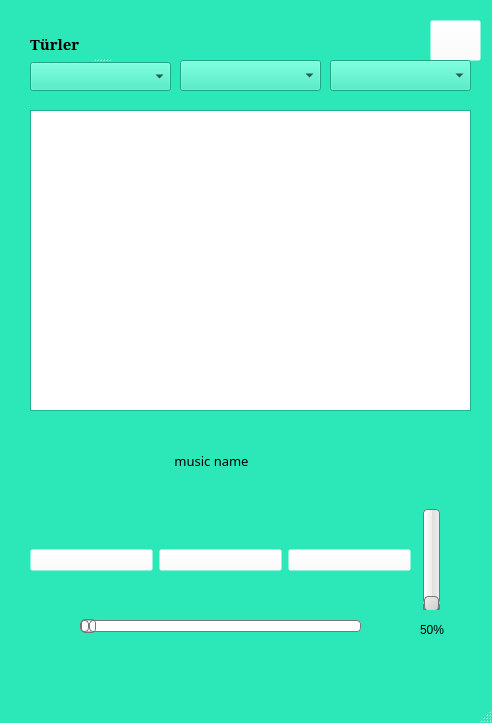
<?xml version="1.0" encoding="UTF-8"?>
<ui version="4.0">
 <class>HDMuzikcehennemi</class>
 <widget class="QMainWindow" name="HDMuzikcehennemi">
  <property name="geometry">
   <rect>
    <x>0</x>
    <y>0</y>
    <width>492</width>
    <height>723</height>
   </rect>
  </property>
  <property name="palette">
   <palette>
    <active>
     <colorrole role="WindowText">
      <brush brushstyle="SolidPattern">
       <color alpha="255">
        <red>0</red>
        <green>0</green>
        <blue>0</blue>
       </color>
      </brush>
     </colorrole>
     <colorrole role="Button">
      <brush brushstyle="SolidPattern">
       <color alpha="255">
        <red>44</red>
        <green>232</green>
        <blue>185</blue>
       </color>
      </brush>
     </colorrole>
     <colorrole role="Light">
      <brush brushstyle="SolidPattern">
       <color alpha="255">
        <red>141</red>
        <green>255</green>
        <blue>227</blue>
       </color>
      </brush>
     </colorrole>
     <colorrole role="Midlight">
      <brush brushstyle="SolidPattern">
       <color alpha="255">
        <red>92</red>
        <green>243</green>
        <blue>206</blue>
       </color>
      </brush>
     </colorrole>
     <colorrole role="Dark">
      <brush brushstyle="SolidPattern">
       <color alpha="255">
        <red>22</red>
        <green>116</green>
        <blue>92</blue>
       </color>
      </brush>
     </colorrole>
     <colorrole role="Mid">
      <brush brushstyle="SolidPattern">
       <color alpha="255">
        <red>29</red>
        <green>155</green>
        <blue>123</blue>
       </color>
      </brush>
     </colorrole>
     <colorrole role="Text">
      <brush brushstyle="SolidPattern">
       <color alpha="255">
        <red>0</red>
        <green>0</green>
        <blue>0</blue>
       </color>
      </brush>
     </colorrole>
     <colorrole role="BrightText">
      <brush brushstyle="SolidPattern">
       <color alpha="255">
        <red>255</red>
        <green>255</green>
        <blue>255</blue>
       </color>
      </brush>
     </colorrole>
     <colorrole role="ButtonText">
      <brush brushstyle="SolidPattern">
       <color alpha="255">
        <red>0</red>
        <green>0</green>
        <blue>0</blue>
       </color>
      </brush>
     </colorrole>
     <colorrole role="Base">
      <brush brushstyle="SolidPattern">
       <color alpha="255">
        <red>255</red>
        <green>255</green>
        <blue>255</blue>
       </color>
      </brush>
     </colorrole>
     <colorrole role="Window">
      <brush brushstyle="SolidPattern">
       <color alpha="255">
        <red>44</red>
        <green>232</green>
        <blue>185</blue>
       </color>
      </brush>
     </colorrole>
     <colorrole role="Shadow">
      <brush brushstyle="SolidPattern">
       <color alpha="255">
        <red>0</red>
        <green>0</green>
        <blue>0</blue>
       </color>
      </brush>
     </colorrole>
     <colorrole role="AlternateBase">
      <brush brushstyle="SolidPattern">
       <color alpha="255">
        <red>149</red>
        <green>243</green>
        <blue>220</blue>
       </color>
      </brush>
     </colorrole>
     <colorrole role="ToolTipBase">
      <brush brushstyle="SolidPattern">
       <color alpha="255">
        <red>255</red>
        <green>255</green>
        <blue>220</blue>
       </color>
      </brush>
     </colorrole>
     <colorrole role="ToolTipText">
      <brush brushstyle="SolidPattern">
       <color alpha="255">
        <red>0</red>
        <green>0</green>
        <blue>0</blue>
       </color>
      </brush>
     </colorrole>
    </active>
    <inactive>
     <colorrole role="WindowText">
      <brush brushstyle="SolidPattern">
       <color alpha="255">
        <red>0</red>
        <green>0</green>
        <blue>0</blue>
       </color>
      </brush>
     </colorrole>
     <colorrole role="Button">
      <brush brushstyle="SolidPattern">
       <color alpha="255">
        <red>44</red>
        <green>232</green>
        <blue>185</blue>
       </color>
      </brush>
     </colorrole>
     <colorrole role="Light">
      <brush brushstyle="SolidPattern">
       <color alpha="255">
        <red>141</red>
        <green>255</green>
        <blue>227</blue>
       </color>
      </brush>
     </colorrole>
     <colorrole role="Midlight">
      <brush brushstyle="SolidPattern">
       <color alpha="255">
        <red>92</red>
        <green>243</green>
        <blue>206</blue>
       </color>
      </brush>
     </colorrole>
     <colorrole role="Dark">
      <brush brushstyle="SolidPattern">
       <color alpha="255">
        <red>22</red>
        <green>116</green>
        <blue>92</blue>
       </color>
      </brush>
     </colorrole>
     <colorrole role="Mid">
      <brush brushstyle="SolidPattern">
       <color alpha="255">
        <red>29</red>
        <green>155</green>
        <blue>123</blue>
       </color>
      </brush>
     </colorrole>
     <colorrole role="Text">
      <brush brushstyle="SolidPattern">
       <color alpha="255">
        <red>0</red>
        <green>0</green>
        <blue>0</blue>
       </color>
      </brush>
     </colorrole>
     <colorrole role="BrightText">
      <brush brushstyle="SolidPattern">
       <color alpha="255">
        <red>255</red>
        <green>255</green>
        <blue>255</blue>
       </color>
      </brush>
     </colorrole>
     <colorrole role="ButtonText">
      <brush brushstyle="SolidPattern">
       <color alpha="255">
        <red>0</red>
        <green>0</green>
        <blue>0</blue>
       </color>
      </brush>
     </colorrole>
     <colorrole role="Base">
      <brush brushstyle="SolidPattern">
       <color alpha="255">
        <red>255</red>
        <green>255</green>
        <blue>255</blue>
       </color>
      </brush>
     </colorrole>
     <colorrole role="Window">
      <brush brushstyle="SolidPattern">
       <color alpha="255">
        <red>44</red>
        <green>232</green>
        <blue>185</blue>
       </color>
      </brush>
     </colorrole>
     <colorrole role="Shadow">
      <brush brushstyle="SolidPattern">
       <color alpha="255">
        <red>0</red>
        <green>0</green>
        <blue>0</blue>
       </color>
      </brush>
     </colorrole>
     <colorrole role="AlternateBase">
      <brush brushstyle="SolidPattern">
       <color alpha="255">
        <red>149</red>
        <green>243</green>
        <blue>220</blue>
       </color>
      </brush>
     </colorrole>
     <colorrole role="ToolTipBase">
      <brush brushstyle="SolidPattern">
       <color alpha="255">
        <red>255</red>
        <green>255</green>
        <blue>220</blue>
       </color>
      </brush>
     </colorrole>
     <colorrole role="ToolTipText">
      <brush brushstyle="SolidPattern">
       <color alpha="255">
        <red>0</red>
        <green>0</green>
        <blue>0</blue>
       </color>
      </brush>
     </colorrole>
    </inactive>
    <disabled>
     <colorrole role="WindowText">
      <brush brushstyle="SolidPattern">
       <color alpha="255">
        <red>22</red>
        <green>116</green>
        <blue>92</blue>
       </color>
      </brush>
     </colorrole>
     <colorrole role="Button">
      <brush brushstyle="SolidPattern">
       <color alpha="255">
        <red>44</red>
        <green>232</green>
        <blue>185</blue>
       </color>
      </brush>
     </colorrole>
     <colorrole role="Light">
      <brush brushstyle="SolidPattern">
       <color alpha="255">
        <red>141</red>
        <green>255</green>
        <blue>227</blue>
       </color>
      </brush>
     </colorrole>
     <colorrole role="Midlight">
      <brush brushstyle="SolidPattern">
       <color alpha="255">
        <red>92</red>
        <green>243</green>
        <blue>206</blue>
       </color>
      </brush>
     </colorrole>
     <colorrole role="Dark">
      <brush brushstyle="SolidPattern">
       <color alpha="255">
        <red>22</red>
        <green>116</green>
        <blue>92</blue>
       </color>
      </brush>
     </colorrole>
     <colorrole role="Mid">
      <brush brushstyle="SolidPattern">
       <color alpha="255">
        <red>29</red>
        <green>155</green>
        <blue>123</blue>
       </color>
      </brush>
     </colorrole>
     <colorrole role="Text">
      <brush brushstyle="SolidPattern">
       <color alpha="255">
        <red>22</red>
        <green>116</green>
        <blue>92</blue>
       </color>
      </brush>
     </colorrole>
     <colorrole role="BrightText">
      <brush brushstyle="SolidPattern">
       <color alpha="255">
        <red>255</red>
        <green>255</green>
        <blue>255</blue>
       </color>
      </brush>
     </colorrole>
     <colorrole role="ButtonText">
      <brush brushstyle="SolidPattern">
       <color alpha="255">
        <red>22</red>
        <green>116</green>
        <blue>92</blue>
       </color>
      </brush>
     </colorrole>
     <colorrole role="Base">
      <brush brushstyle="SolidPattern">
       <color alpha="255">
        <red>44</red>
        <green>232</green>
        <blue>185</blue>
       </color>
      </brush>
     </colorrole>
     <colorrole role="Window">
      <brush brushstyle="SolidPattern">
       <color alpha="255">
        <red>44</red>
        <green>232</green>
        <blue>185</blue>
       </color>
      </brush>
     </colorrole>
     <colorrole role="Shadow">
      <brush brushstyle="SolidPattern">
       <color alpha="255">
        <red>0</red>
        <green>0</green>
        <blue>0</blue>
       </color>
      </brush>
     </colorrole>
     <colorrole role="AlternateBase">
      <brush brushstyle="SolidPattern">
       <color alpha="255">
        <red>44</red>
        <green>232</green>
        <blue>185</blue>
       </color>
      </brush>
     </colorrole>
     <colorrole role="ToolTipBase">
      <brush brushstyle="SolidPattern">
       <color alpha="255">
        <red>255</red>
        <green>255</green>
        <blue>220</blue>
       </color>
      </brush>
     </colorrole>
     <colorrole role="ToolTipText">
      <brush brushstyle="SolidPattern">
       <color alpha="255">
        <red>0</red>
        <green>0</green>
        <blue>0</blue>
       </color>
      </brush>
     </colorrole>
    </disabled>
   </palette>
  </property>
  <property name="focusPolicy">
   <enum>Qt::ClickFocus</enum>
  </property>
  <property name="windowTitle">
   <string>HDMuzikcehennemi</string>
  </property>
  <property name="windowIcon">
   <iconset>
    <normaloff>istockphoto.jpg</normaloff>istockphoto.jpg</iconset>
  </property>
  <property name="toolTipDuration">
   <number>0</number>
  </property>
  <property name="iconSize">
   <size>
    <width>40</width>
    <height>40</height>
   </size>
  </property>
  <widget class="QWidget" name="centralwidget">
   <widget class="QLabel" name="deger">
    <property name="geometry">
     <rect>
      <x>130</x>
      <y>300</y>
      <width>55</width>
      <height>16</height>
     </rect>
    </property>
    <property name="text">
     <string/>
    </property>
   </widget>
   <widget class="QListWidget" name="listWidget">
    <property name="geometry">
     <rect>
      <x>30</x>
      <y>110</y>
      <width>441</width>
      <height>301</height>
     </rect>
    </property>
   </widget>
   <widget class="QSplitter" name="splitter_2">
    <property name="geometry">
     <rect>
      <x>30</x>
      <y>30</y>
      <width>141</width>
      <height>61</height>
     </rect>
    </property>
    <property name="orientation">
     <enum>Qt::Vertical</enum>
    </property>
    <widget class="QLabel" name="label">
     <property name="font">
      <font>
       <family>MS Serif</family>
       <pointsize>11</pointsize>
       <weight>75</weight>
       <bold>true</bold>
      </font>
     </property>
     <property name="text">
      <string>Türler</string>
     </property>
    </widget>
    <widget class="QComboBox" name="comboBox">
     <property name="font">
      <font>
       <pointsize>10</pointsize>
      </font>
     </property>
     <property name="toolTipDuration">
      <number>-1</number>
     </property>
     <property name="currentIndex">
      <number>-1</number>
     </property>
     <item>
      <property name="text">
       <string>Tüm Şarkılar</string>
      </property>
     </item>
    </widget>
   </widget>
   <widget class="QComboBox" name="comboSanatci">
    <property name="geometry">
     <rect>
      <x>180</x>
      <y>60</y>
      <width>141</width>
      <height>31</height>
     </rect>
    </property>
    <property name="font">
     <font>
      <pointsize>10</pointsize>
     </font>
    </property>
    <property name="currentIndex">
     <number>-1</number>
    </property>
   </widget>
   <widget class="QLabel" name="musicName">
    <property name="geometry">
     <rect>
      <x>31</x>
      <y>431</y>
      <width>361</width>
      <height>61</height>
     </rect>
    </property>
    <property name="font">
     <font>
      <family>Sitka Heading</family>
      <pointsize>10</pointsize>
      <italic>false</italic>
      <underline>false</underline>
      <strikeout>false</strikeout>
      <kerning>true</kerning>
     </font>
    </property>
    <property name="text">
     <string>music name</string>
    </property>
    <property name="textFormat">
     <enum>Qt::RichText</enum>
    </property>
    <property name="alignment">
     <set>Qt::AlignCenter</set>
    </property>
    <property name="wordWrap">
     <bool>true</bool>
    </property>
   </widget>
   <widget class="QSlider" name="horizontalSlider">
    <property name="geometry">
     <rect>
      <x>80</x>
      <y>610</y>
      <width>281</width>
      <height>32</height>
     </rect>
    </property>
    <property name="focusPolicy">
     <enum>Qt::StrongFocus</enum>
    </property>
    <property name="styleSheet">
     <string notr="true">QSlider::groove:horizontal {
border: 1px solid #bbb;
background: white;
height: 10px;
border-radius: 4px;
}

QSlider::sub-page:horizontal {
background: qlineargradient(x1: 0, y1: 0,    x2: 0, y2: 1,
    stop: 0 #66e, stop: 1 #bbf);
background: qlineargradient(x1: 0, y1: 0.2, x2: 1, y2: 1,
    stop: 0 #bbf, stop: 1 #55f);
border: 1px solid #777;
height: 10px;
border-radius: 4px;
}

QSlider::add-page:horizontal {
background: #fff;
border: 1px solid #777;
height: 10px;
border-radius: 4px;
}

QSlider::handle:horizontal {
background: qlineargradient(x1:0, y1:0, x2:1, y2:1,
    stop:0 #eee, stop:1 #ccc);
border: 1px solid #777;
width: 13px;
margin-top: -2px;
margin-bottom: -2px;
border-radius: 4px;
}

QSlider::handle:horizontal:hover {
background: qlineargradient(x1:0, y1:0, x2:1, y2:1,
    stop:0 #fff, stop:1 #ddd);
border: 1px solid #444;
border-radius: 4px;
}

QSlider::sub-page:horizontal:disabled {
background: #bbb;
border-color: #999;
}

QSlider::add-page:horizontal:disabled {
background: #eee;
border-color: #999;
}

QSlider::handle:horizontal:disabled {
background: #eee;
border: 1px solid #aaa;
border-radius: 4px;
}</string>
    </property>
    <property name="orientation">
     <enum>Qt::Horizontal</enum>
    </property>
    <property name="tickPosition">
     <enum>QSlider::TicksBothSides</enum>
    </property>
    <property name="tickInterval">
     <number>4</number>
    </property>
   </widget>
   <widget class="QSlider" name="Volumeslider">
    <property name="geometry">
     <rect>
      <x>420</x>
      <y>509</y>
      <width>22</width>
      <height>101</height>
     </rect>
    </property>
    <property name="styleSheet">
     <string notr="true">QSlider::groove:vertical {
border: 1px solid #bbb;
background: white;
width: 15px;
border-radius: 4px;
}

QSlider::sub-page:vertical
{
background: QLinearGradient( x1: 0, y1: 0, x2: 1, y2: 0, stop: 0 #fff, stop: 0.4999 #eee, stop: 0.5 #ddd, stop: 1 #eee );
border: 1px solid #777;
width: 10px;
border-radius: 4px;
}

QSlider::add-page:vertical {
background: QLinearGradient( x1: 0, y1: 0, x2: 1, y2: 0, stop: 0 #78d, stop: 0.4999 #46a, stop: 0.5 #45a, stop: 1 #238 );

border: 1px solid #777;
width: 10px;
border-radius: 4px;
}

QSlider::handle:vertical {
background: qlineargradient(x1:0, y1:0, x2:1, y2:1, stop:0 #eee, stop:1 #ccc);
border: 1px solid #777;
height: 13px;
margin-top: -2px;
margin-bottom: -2px;
border-radius: 4px;
}

QSlider::handle:vertical:hover {
background: qlineargradient(x1:0, y1:0, x2:1, y2:1, stop:0 #fff, stop:1 #ddd);
border: 1px solid #444;
border-radius: 4px;
}

QSlider::sub-page:vertical:disabled {
background: #bbb;
border-color: #999;
}

QSlider::add-page:vertical:disabled {
background: #eee;
border-color: #999;
}

QSlider::handle:vertical:disabled {
background: #eee;
border: 1px solid #aaa;
border-radius: 4px;
}</string>
    </property>
    <property name="minimum">
     <number>0</number>
    </property>
    <property name="singleStep">
     <number>1</number>
    </property>
    <property name="value">
     <number>0</number>
    </property>
    <property name="orientation">
     <enum>Qt::Vertical</enum>
    </property>
   </widget>
   <widget class="QLabel" name="volumelabel">
    <property name="geometry">
     <rect>
      <x>420</x>
      <y>619</y>
      <width>41</width>
      <height>21</height>
     </rect>
    </property>
    <property name="font">
     <font>
      <pointsize>9</pointsize>
     </font>
    </property>
    <property name="text">
     <string>50%</string>
    </property>
   </widget>
   <widget class="QLabel" name="label_2">
    <property name="geometry">
     <rect>
      <x>421</x>
      <y>470</y>
      <width>30</width>
      <height>30</height>
     </rect>
    </property>
    <property name="styleSheet">
     <string notr="true"/>
    </property>
    <property name="text">
     <string/>
    </property>
   </widget>
   <widget class="QWidget" name="layoutWidget">
    <property name="geometry">
     <rect>
      <x>30</x>
      <y>510</y>
      <width>381</width>
      <height>101</height>
     </rect>
    </property>
    <layout class="QHBoxLayout" name="horizontalLayout">
     <item>
      <widget class="QPushButton" name="backbutton">
       <property name="cursor">
        <cursorShape>PointingHandCursor</cursorShape>
       </property>
       <property name="styleSheet">
        <string notr="true">Background-color:rgb(255, 255, 255,0)</string>
       </property>
       <property name="text">
        <string/>
       </property>
       <property name="icon">
        <iconset>
         <normaloff>img/before.png</normaloff>img/before.png</iconset>
       </property>
       <property name="iconSize">
        <size>
         <width>40</width>
         <height>40</height>
        </size>
       </property>
      </widget>
     </item>
     <item>
      <widget class="QPushButton" name="playbutton">
       <property name="cursor">
        <cursorShape>PointingHandCursor</cursorShape>
       </property>
       <property name="styleSheet">
        <string notr="true">Background-color:rgb(255, 255, 255,0)</string>
       </property>
       <property name="text">
        <string/>
       </property>
       <property name="icon">
        <iconset>
         <normaloff>img/play (1).png</normaloff>img/play (1).png</iconset>
       </property>
       <property name="iconSize">
        <size>
         <width>40</width>
         <height>40</height>
        </size>
       </property>
      </widget>
     </item>
     <item>
      <widget class="QPushButton" name="nextbutton">
       <property name="cursor">
        <cursorShape>PointingHandCursor</cursorShape>
       </property>
       <property name="styleSheet">
        <string notr="true">Background-color:rgb(255, 255, 255,0)</string>
       </property>
       <property name="text">
        <string/>
       </property>
       <property name="icon">
        <iconset>
         <normaloff>img/next - Kopya.png</normaloff>img/next - Kopya.png</iconset>
       </property>
       <property name="iconSize">
        <size>
         <width>40</width>
         <height>40</height>
        </size>
       </property>
      </widget>
     </item>
    </layout>
   </widget>
   <widget class="QPushButton" name="playlistButton">
    <property name="geometry">
     <rect>
      <x>430</x>
      <y>20</y>
      <width>51</width>
      <height>41</height>
     </rect>
    </property>
    <property name="cursor">
     <cursorShape>PointingHandCursor</cursorShape>
    </property>
    <property name="styleSheet">
     <string notr="true">Background-color:rgb(255, 255, 255,0)</string>
    </property>
    <property name="text">
     <string/>
    </property>
    <property name="icon">
     <iconset>
      <normaloff>img/addicon.png</normaloff>img/addicon.png</iconset>
    </property>
   </widget>
   <widget class="QComboBox" name="comboBox_playlist">
    <property name="geometry">
     <rect>
      <x>330</x>
      <y>60</y>
      <width>141</width>
      <height>31</height>
     </rect>
    </property>
    <property name="font">
     <font>
      <family>Times New Roman</family>
      <pointsize>11</pointsize>
     </font>
    </property>
   </widget>
   <zorder>layoutWidget</zorder>
   <zorder>splitter_2</zorder>
   <zorder>deger</zorder>
   <zorder>listWidget</zorder>
   <zorder>comboSanatci</zorder>
   <zorder>musicName</zorder>
   <zorder>Volumeslider</zorder>
   <zorder>volumelabel</zorder>
   <zorder>horizontalSlider</zorder>
   <zorder>label_2</zorder>
   <zorder>playlistButton</zorder>
   <zorder>comboBox_playlist</zorder>
  </widget>
  <widget class="QMenuBar" name="menubar">
   <property name="geometry">
    <rect>
     <x>0</x>
     <y>0</y>
     <width>492</width>
     <height>26</height>
    </rect>
   </property>
  </widget>
  <widget class="QStatusBar" name="statusbar"/>
 </widget>
 <resources/>
 <connections/>
</ui>
